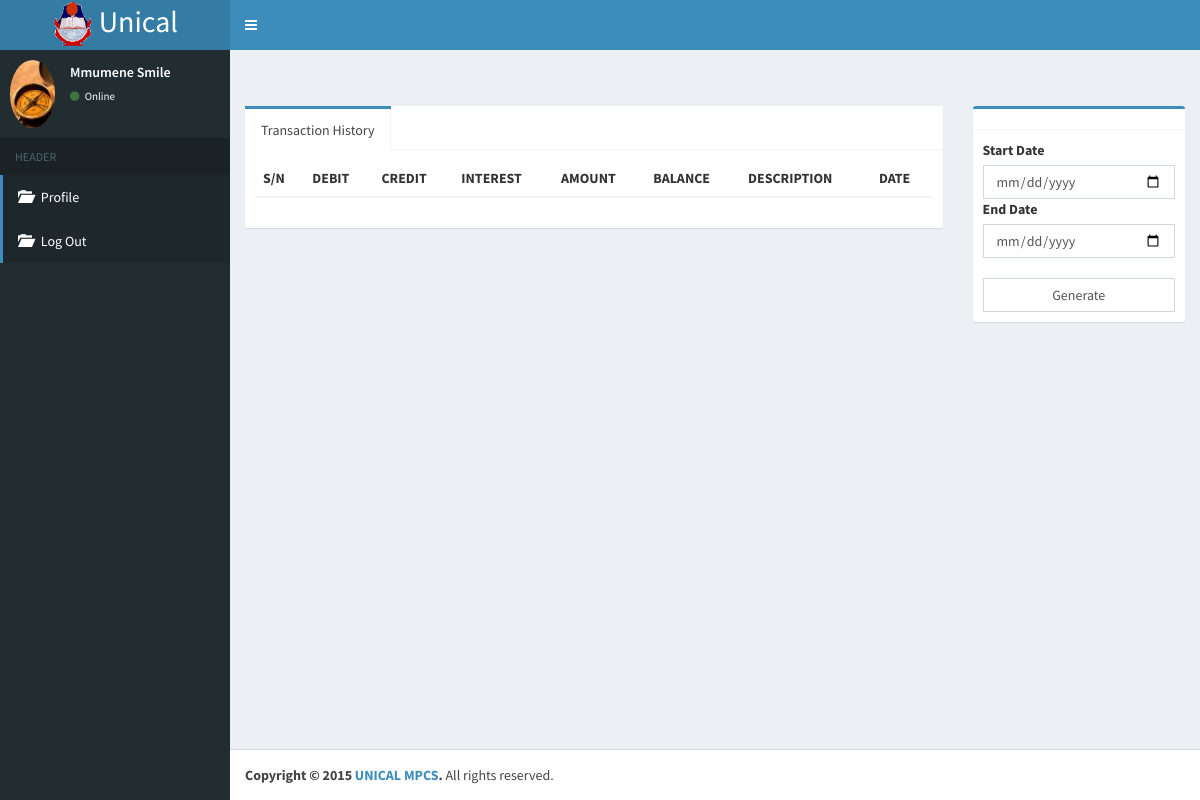
The app's page /index.php?page=dep_witd&id=TSA3929672 (signed in), older data.
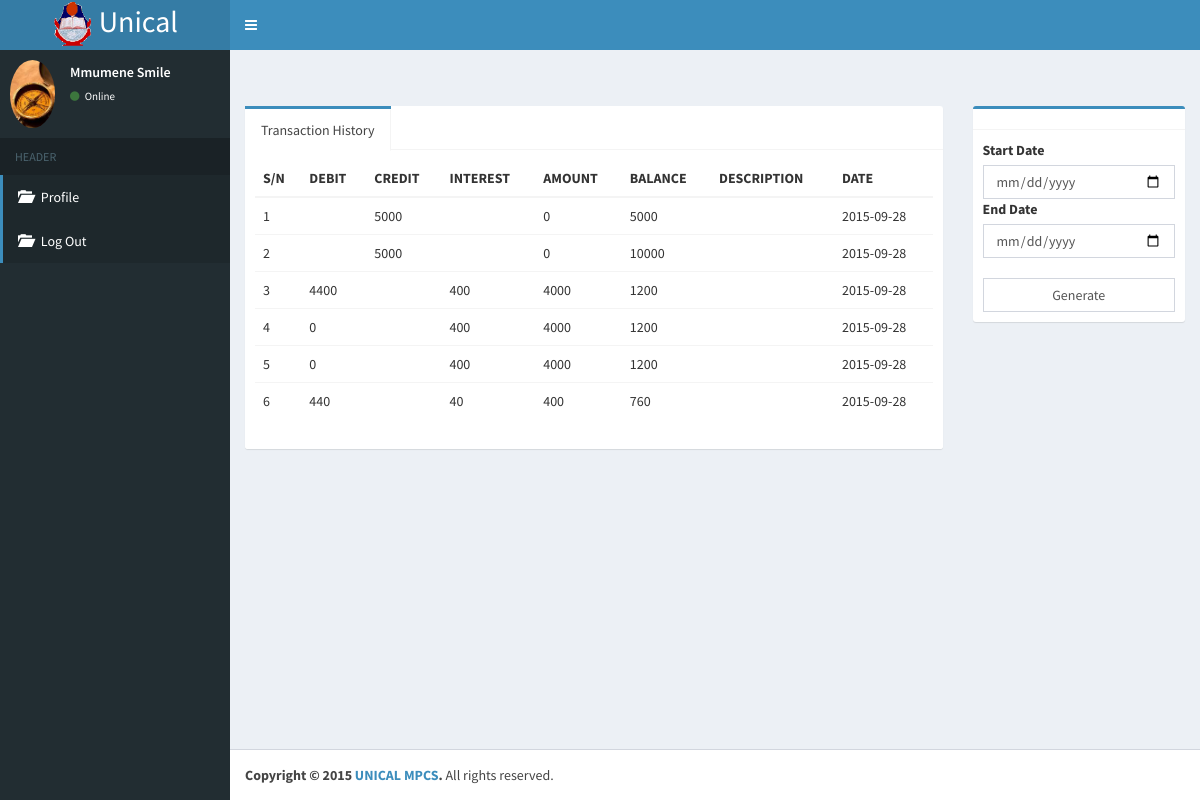
The same page, newer data.
### tables this page shows
CREATE TABLE IF NOT EXISTS `transaction` (
`id` int(11) NOT NULL,
  `debit` int(11) DEFAULT NULL,
  `credit` int(11) DEFAULT NULL,
  `date` date NOT NULL,
  `amount` float NOT NULL,
  `emp_id` int(11) NOT NULL,
  `balance` float NOT NULL,
  `total_deduction` float DEFAULT NULL,
  `acct_no` varchar(124) NOT NULL,
  `interest_amount` float DEFAULT NULL,
  `description` varchar(124) DEFAULT NULL
);

### conf/db_connect.php (called while the page is built, shortened)
<?php
function query($string){
$rs = mysql_query($string) or die(mysql_error());
return $rs;
}
?>

### transaction_report.php (the view, shortened to what this page needs)
<?php
$top = "
<table class=table id=tableentry>
<thead>
  <tr>
    <th>S/N</th>
    <th>DEBIT</th>
    <th>CREDIT</th>
    <th>INTEREST</th>
    <th>AMOUNT</th>
    <th>BALANCE</th>
    <th>DESCRIPTION</th>
    <th>DATE</th>
  </tr>
</thead>
<tbody>";
$body = ' ';
$id = $_GET['id'];
$result = query("SELECT * FROM transaction WHERE acct_no='$id'");
$i = 0;
while($row = mysql_fetch_array($result)){
  ++$i;
  $date1 = $row['date'];
  $debit = $row['debit'];
  $credit = $row['credit'];
  $bal = $row['balance'];
  $amount = $row['amount'];
  $desc = $row['description'];
  $interest = $row['interest_amount'];
  $body .= "<tr>
  <td>$i</td>
  <td>$debit</td>
  <td>$credit</td>
  <td>$interest</td>
  <td>$amount</td>
  <td>$bal</td>
  <td>$desc</td>
  <td>$date1</td>
  </tr>";
  }
  $end = "</tbody></table><input type=text id=hid value=$id hidden/>";
  $htm = $top . $body . $end;
   echo $htm;
   ?>

Row changes from the older to the newer data that the page shows:
added transaction: credit "5000", amount "0", balance "5000", date "2015-09-28"
added transaction: credit "5000", amount "0", balance "10000", date "2015-09-28"
added transaction: debit "4400", interest_amount "400", amount "4000", balance "1200", date "2015-09-28"
added transaction: debit "0", interest_amount "400", amount "4000", balance "1200", date "2015-09-28"
added transaction: debit "0", interest_amount "400", amount "4000", balance "1200", date "2015-09-28"
added transaction: debit "440", interest_amount "40", amount "400", balance "760", date "2015-09-28"
